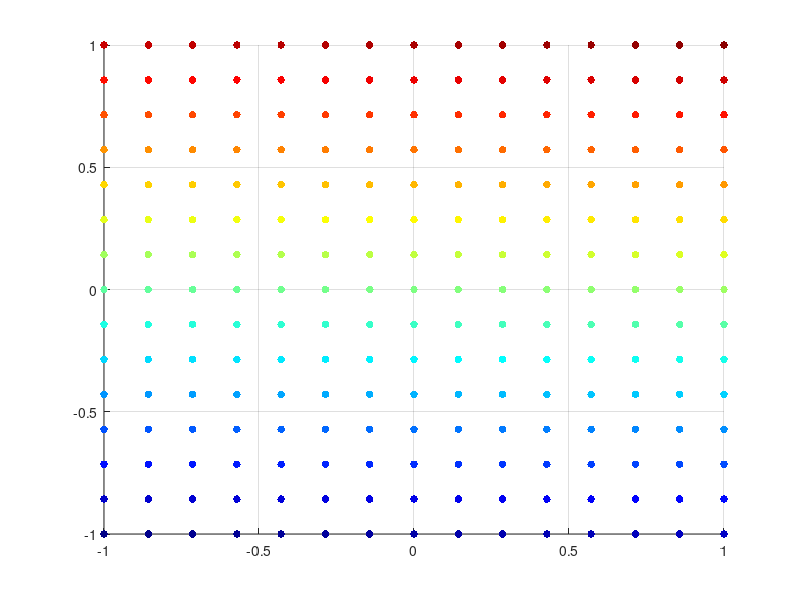

Write MATLAB code to recreate this figure. (Note: this script raises an error after producing the figure.)
clear; close all; clc;
% original source: https://angeloyeo.github.io/

% stretch / compression
A = [3  0
     0  1];

% shear
% A = [1  2
%      0  1];

% rotation
% q = 90; 
% A = [cosd(q) -sind(q)
%      sind(q)  cosd(q)];

% reflection about x-axis
% A = [ 1   0
%       0  -1];

% reflection about y-axis
% A = [-1   0
%       0   1];

% reflection about y=mx
% m = 1/sqrt(3);
% A = [1-m^2     2*m
%        2*m   m^2-1]/(1+m^2);

% projection
% v = [1, 1]';
% A = 1/(v'*v)*v*v';

% general
% A = [3 2
%      2 3];

% translation
% A = [1  0  2
%      0  1  0
%      0  0  1];

%% rotate initial points?

phi = 0; % in degrees

%% animation
n_steps = 100;
step_mtx = eye(2);
[x, y] = ndgrid(linspace(-1, 1, 15));

xx = [cosd(phi), -sind(phi)]*[x(:), y(:)]';
yy = [sind(phi),  cosd(phi)]*[x(:), y(:)]';
x = xx;
y = yy;

if length(A) < 3
    A = [A, zeros(2, 1)
         zeros(1, 2), 1];
end

Axy = A(1:2, :)*[x(:), y(:), ones(numel(x), 1)]';
lim_range = 1.5*max(abs(Axy(:)))*[-1, 1];

dot_colors = jet(length(x(:)));

figure, hold on,
h = scatter(x(:), y(:),30,dot_colors,'filled');
if abs(det(A(1:2, 1:2)) + 1) <= eps
    % in case of reflection, draw symm line
    fplot(@(x) tan(acos(A(1,1))/2)*x, '--', Color=[.5, .5, .5])
elseif rank(A(1:2, 1:2)) < 2
    % in case of projection, draw onto where points are projected
    fimplicit(@(x, y) A(1, 1:2)*[-y; x], '--', Color=[.5, .5, .5])
end

grid on;
set_xy_graph
axis([lim_range, lim_range])
pause;
for i = (0:n_steps)/n_steps
    dist = (1 - cos(i*pi))/2;
    step_mtx = (A - eye(3))*dist;
    
    new_xy = (eye(3) + step_mtx)*[x(:), y(:), ones(numel(x), 1)]';
    h.XData = new_xy(1,:);
    h.YData = new_xy(2,:);
    pause(0.01);
end